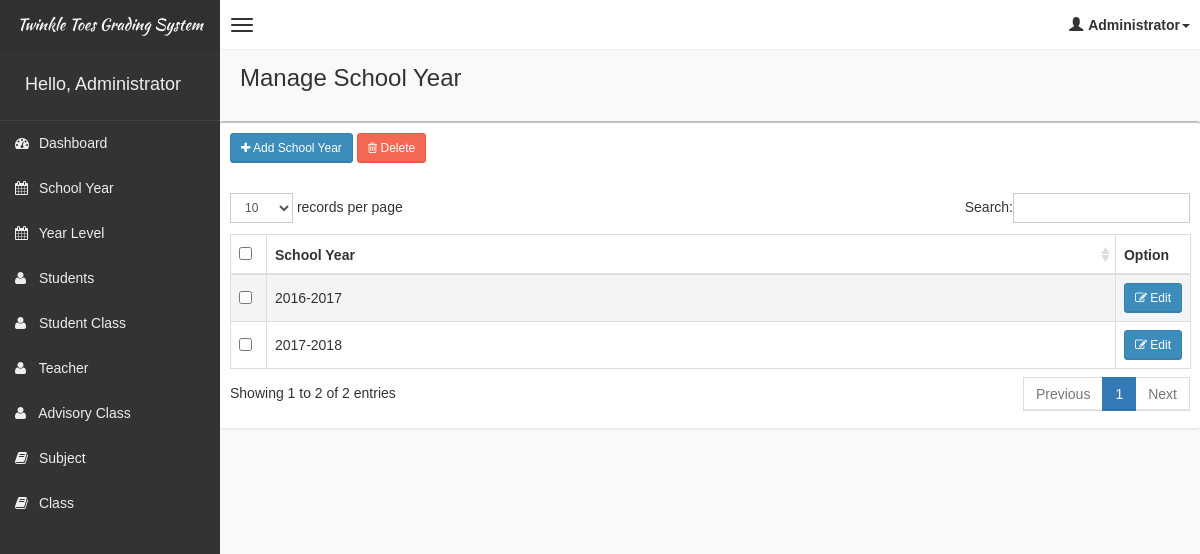
The page /system/pages/schoolyear/schoolyear.php (signed in) on the database as committed earlier.
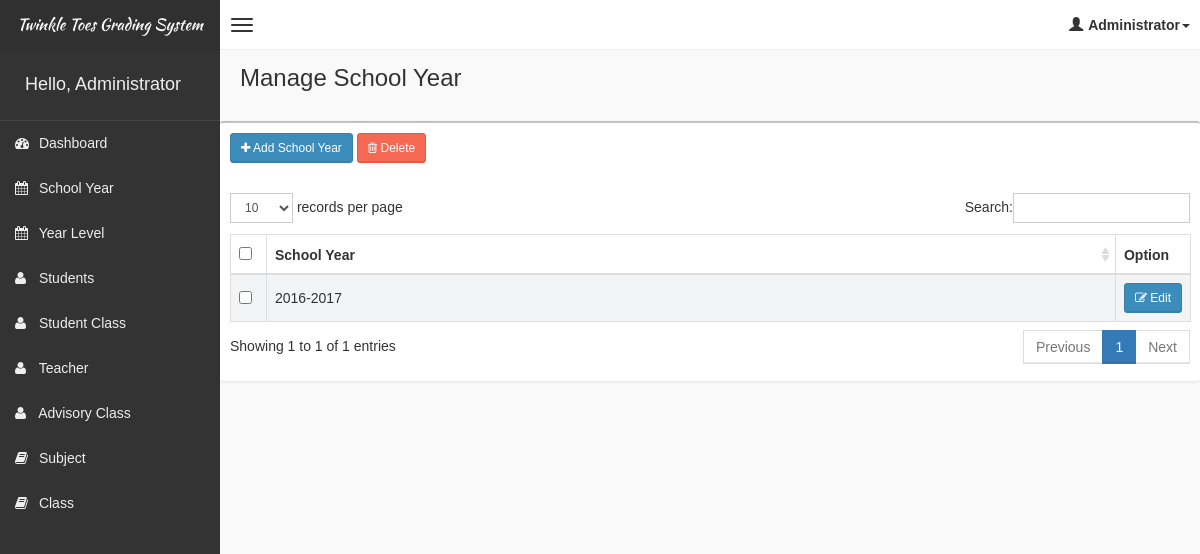
The same page on the database as committed later.
### tables this page shows
CREATE TABLE IF NOT EXISTS `tblschoolyear` (
  `id` int(11) NOT NULL AUTO_INCREMENT,
  `schoolyear` varchar(20) NOT NULL,
  PRIMARY KEY (`id`),
  UNIQUE KEY `schoolyear` (`schoolyear`)
);

### system/pages/schoolyear/schoolyear.php (shortened to what the changed rows need)
<!DOCTYPE html>
<html>
    <?php include('../head_css.php'); ?>
    <body class="skin-black">
        <?php
        include "../connection.php";
        ?>
        <?php include('../header.php'); ?>
        <div class="wrapper row-offcanvas row-offcanvas-left">
            <?php include('../sidebar-left.php'); ?>
            <aside class="right-side">
                <section class="content-header">
                    <h1>
                        Manage School Year
                    </h1>
                </section>
                <section class="content">
                    <div class="row">
                            <div class="box">
                                <div class="box-body table-responsive">
                                <form method="post">
                                    <table id="table" class="table table-bordered table-striped">
                                        <thead>
                                            <tr>
                                                <th style="width: 20px !important;"><input type="checkbox" name="chk_delete[]" class="cbxMain" onchange="checkMain(this)" /></th>
                                                <th>School Year</th>
                                                <th style="width: 40px !important;">Option</th>
                                            </tr>
                                        </thead>
                                        <tbody>
                                            <?php
                                            $squery = mysqli_query($con, "select * from tblschoolyear");
                                            while($row = mysqli_fetch_array($squery))
                                            {
                                                echo '
                                                <tr>
                                                    <td><input type="checkbox" name="chk_delete[]" class="chk_delete" value="'.$row['id'].'" /></td>
                                                    <td>'.$row['schoolyear'].'</td>
                                                    <td><button class="btn btn-primary btn-sm" data-target="#editModal'.$row['id'].'" data-toggle="modal"><i class="fa fa-pencil-square-o" aria-hidden="true"></i> Edit</button></td>
                                                </tr>
                                                ';
                                            }
                                            ?>
                                        </tbody>
                                    </table>
                                    </form>
                                </div>
                            </div>
                    </div>
                </section>
            </aside>
        </div>
    </body>
</html>

### system/pages/header.php (shortened to what the changed rows need)
<?php
 echo  '<header class="header">
          <a href="#" class="logo">
              Twinkle Toes Grading System
          </a>
          <nav class="navbar navbar-static-top" role="navigation">
              <a href="#" class="navbar-btn sidebar-toggle" data-toggle="offcanvas" role="button">
                  <span class="sr-only">Toggle navigation</span>
                  <span class="icon-bar"></span>
                  <span class="icon-bar"></span>
                  <span class="icon-bar"></span>
              </a>
              <div class="navbar-right">
                  <ul class="nav navbar-nav">
                      <li class="dropdown user user-menu">
                          <a href="#" class="dropdown-toggle" data-toggle="dropdown">
                              <i class="glyphicon glyphicon-user"></i>';
                              if($_SESSION['role'] == "Administrator"){
                                  $user = mysqli_query($con,"SELECT * from tbladmin where id = '".$_SESSION['userid']."' ");
                                  while($row = mysqli_fetch_array($user)){
                                      echo'<span>'.$row['accounttype'].'<i class="caret"></i></span>';
                                  }
                              }
                              elseif($_SESSION['role'] == "Teacher"){
                                  $user = mysqli_query($con,"SELECT * from tblteacher where id = '".$_SESSION['userid']."' ");
                                  while($row = mysqli_fetch_array($user)){
                                      $_SESSION['user'] = $row['fname'].' '.$row['lname'];
                                      echo'<span>'.$row['fname'].' '.$row['lname'].'<i class="caret"></i></span>';
                                  }
                              }
                              elseif($_SESSION['role'] == "Student"){
                                  $user = mysqli_query($con,"SELECT * from tblstudent where id = '".$_SESSION['userid']."' ");
                                  while($row = mysqli_fetch_array($user)){
                                      $_SESSION['user'] = $row['fname'].' '.$row['lname'];
                                      echo'<span>'.$row['fname'].' '.$row['lname'].'<i class="caret"></i></span>';
                                  }
                              }
                          echo '</a>
                          <ul class="dropdown-menu">
                              <li class="user-header bg-light-blue">
                                  <p>
                                      '.$_SESSION['user'].'
                                  </p>
                              </li>
                              <li class="user-footer">
                                  <div class="pull-left">
                                      <a href="#" class="btn btn-default btn-flat" data-toggle="modal" data-target="#editProfileModal">Edit Profile</a>
                                  </div>
                                  <div class="pull-right">
                                      <a href="../../logout.php" class="btn btn-default btn-flat">Sign out</a>
                                  </div>
                              </li>
                          </ul>
                      </li>
                  </ul>
              </div>
          </nav>
      </header>'; ?>

### system/pages/sidebar-left.php (shortened to what the changed rows need)
<?php
	echo '
	<aside class="left-side sidebar-offcanvas">
                <section class="sidebar">
                    <div class="user-panel">
                        <div class="pull-left info">
                            <h4>Hello, ';
                                if($_SESSION['role'] == "Administrator"){
                                    $user = mysqli_query($con,"SELECT * from tbladmin where id = '".$_SESSION['userid']."' ");
                                    while($row = mysqli_fetch_array($user)){
                                        echo $row['accounttype'];
                                    }
                                }
                                elseif($_SESSION['role'] == "Teacher"){
                                    $user = mysqli_query($con,"SELECT * from tblteacher where id = '".$_SESSION['userid']."' ");
                                    while($row = mysqli_fetch_array($user)){
                                        $_SESSION['user'] = $row['fname'].' '.$row['lname'];
                                        echo $row['fname'].' '.$row['lname'];
                                    }
                                }
                                elseif($_SESSION['role'] == "Student"){
                                    $user = mysqli_query($con,"SELECT * from tblstudent where id = '".$_SESSION['userid']."' ");
                                    while($row = mysqli_fetch_array($user)){
                                        $_SESSION['user'] = $row['fname'].' '.$row['lname'];
                                        echo $row['fname'].' '.$row['lname'];
                                    }
                                }
                                echo '
                            </h4>
                        </div>
                    </div>
                    <ul class="sidebar-menu">';
                        echo'
                    </ul>
                </section>
            </aside>
	';
?>

Rows that differ between the two databases and show on the page:
removed tblschoolyear: schoolyear "2017-2018"
Other text that changed with them:
text written by a page script: "records per page Search: Showing 1 to 2 of 2 entries Previous 1 Next" → "records per page Search: Showing 1 to 1 of 1 entries Previous 1 Next"
